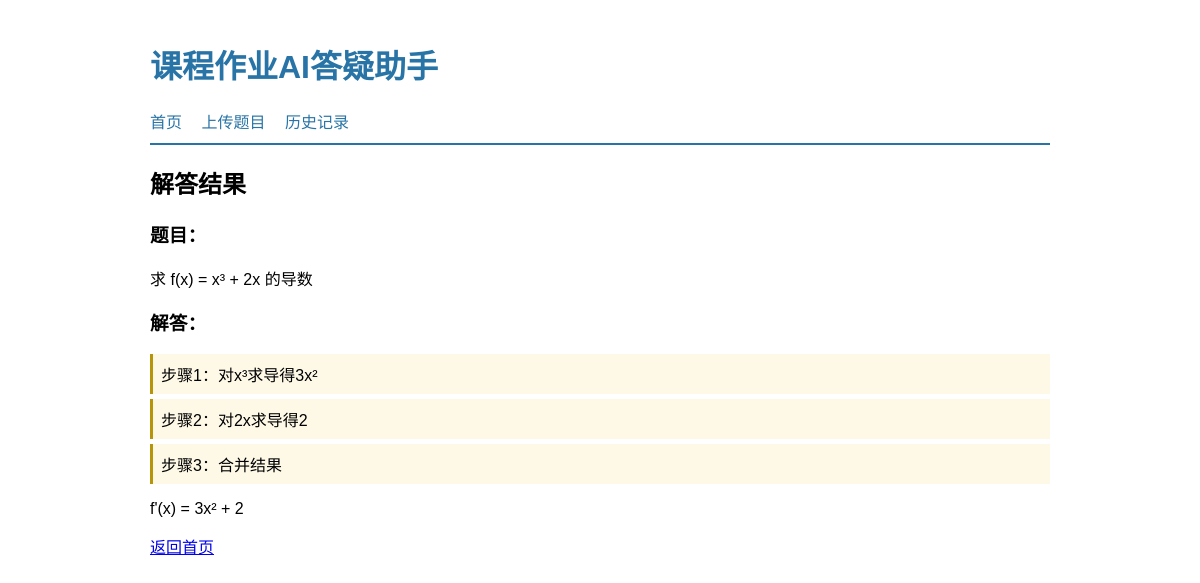
The app's page /detail/5 with its own data.
### tables this page shows
CREATE TABLE question (
            id INTEGER PRIMARY KEY AUTOINCREMENT,
            input_type TEXT NOT NULL CHECK(input_type IN ('image', 'text')),
            content TEXT,
            image_path TEXT,
            created_at DATETIME NOT NULL DEFAULT CURRENT_TIMESTAMP
        );

CREATE TABLE answer (
            id INTEGER PRIMARY KEY AUTOINCREMENT,
            question_id INTEGER NOT NULL,
            content TEXT NOT NULL,
            steps_json TEXT,
            confidence REAL DEFAULT 1.0,
            is_low_confidence BOOLEAN DEFAULT 0,
            created_at DATETIME NOT NULL DEFAULT CURRENT_TIMESTAMP,
            FOREIGN KEY (question_id) REFERENCES question(id) ON DELETE CASCADE
        );

### app/routes.py (the view)
@bp.route('/detail/<int:question_id>')
def detail(question_id):
    data = models.get_question_detail(current_app, question_id)
    if not data:
        return render_template('detail.html', error='记录不存在'), 404
    if data['answer'] and data['answer'].get('steps_json'):
        try:
            data['answer']['steps'] = json.loads(data['answer']['steps_json'])
        except json.JSONDecodeError:
            data['answer']['steps'] = []
    return render_template('detail.html', data=data)

### app/models.py (called while the page is built)
def get_db(app):
    conn = sqlite3.connect(app.config['DATABASE'])
    conn.row_factory = sqlite3.Row
    return conn

def get_question_detail(app, question_id):
    try:
        conn = get_db(app)
        cursor = conn.cursor()
        cursor.execute('SELECT * FROM question WHERE id = ?', (question_id,))
        q = cursor.fetchone()
        if not q:
            conn.close()
            return None
        cursor.execute(
            'SELECT * FROM answer WHERE question_id = ? ORDER BY id DESC LIMIT 1',
            (question_id,)
        )
        a = cursor.fetchone()
        conn.close()
        return {
            'question': dict(q),
            'answer': dict(a) if a else None
        }
    except sqlite3.Error as e:
        logger.error(f'查询详情失败：question_id={question_id}, error={e}')
        return None

### app/templates/detail.html (shortened to what this page needs)
{% extends "base.html" %}
{% block content %}
{% if error %}
<p class="error">{{ error }}</p>
{% else %}
<h2>解答结果</h2>
<h3>题目：</h3>
<p>{{ data.question.content }}</p>
<h3>解答：</h3>
{% if data.answer %}
    {% for step in data.answer.steps %}
    <div class="step">{{ step }}</div>
    {% endfor %}
    <p>{{ data.answer.content }}</p>
{% else %}
    <p>暂无解答</p>
{% endif %}
<a href="{{ url_for('main.index') }}">返回首页</a>
{% endif %}
{% endblock %}

### app/static/css/style.css (style rules this page uses)
body { font-family: "Microsoft YaHei", sans-serif; max-width: 900px; margin: 0 auto; padding: 20px; }
.step { background: #FEF9E7; padding: 8px; margin: 5px 0; border-left: 3px solid #B7950B; }

### records on screen
question: question.content "求 f(x) = x³ + 2x 的导数"
answer: answer.content "f'(x) = 3x² + 2"

### other values on screen
{{ step }} "步骤1：对x³求导得3x²" "步骤2：对2x求导得2" "步骤3：合并结果"
